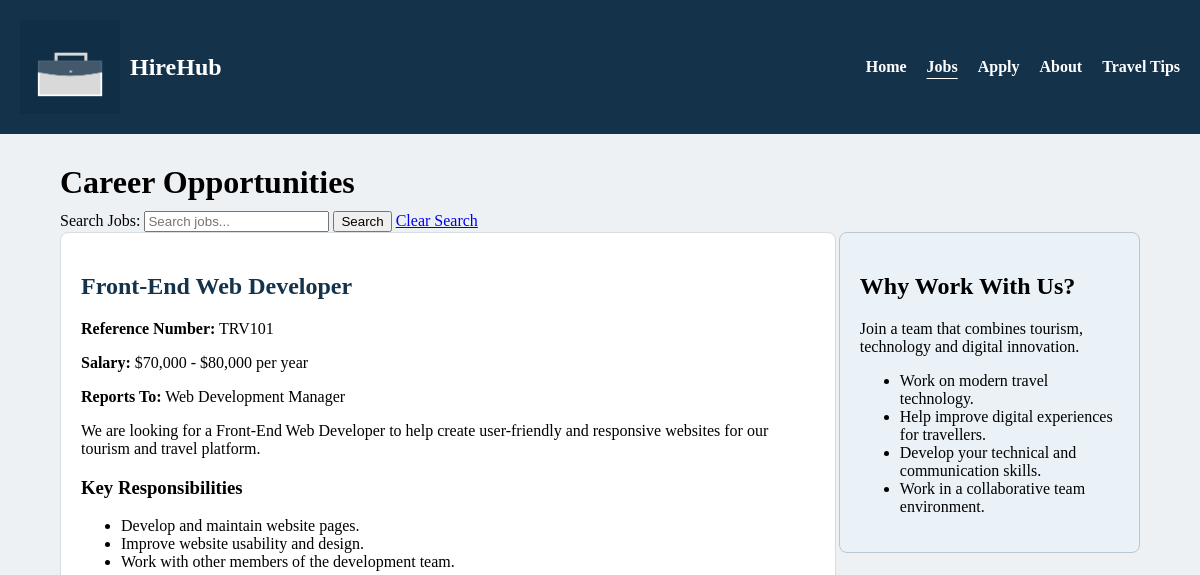
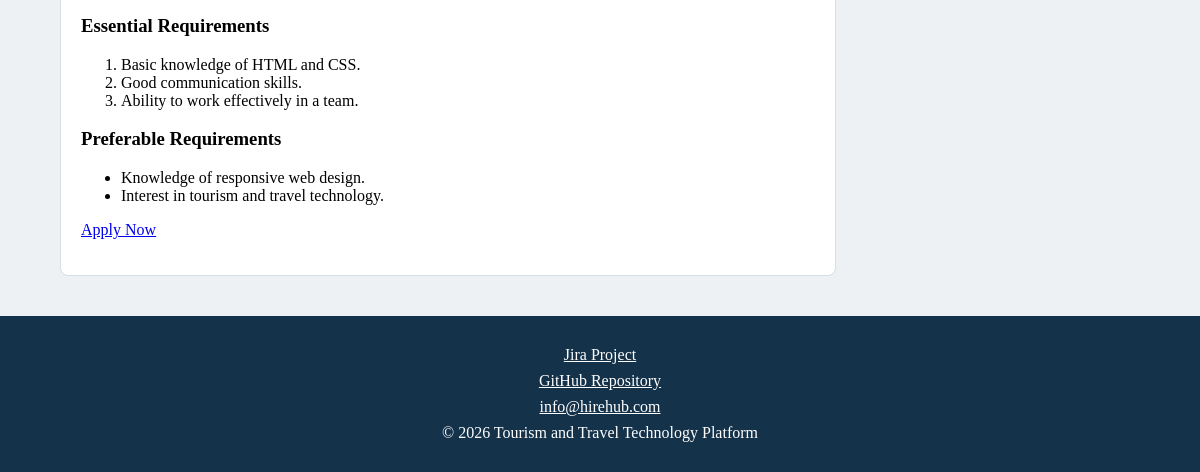
Before: /jobs.php with the older database file (2 pictures, top to bottom).
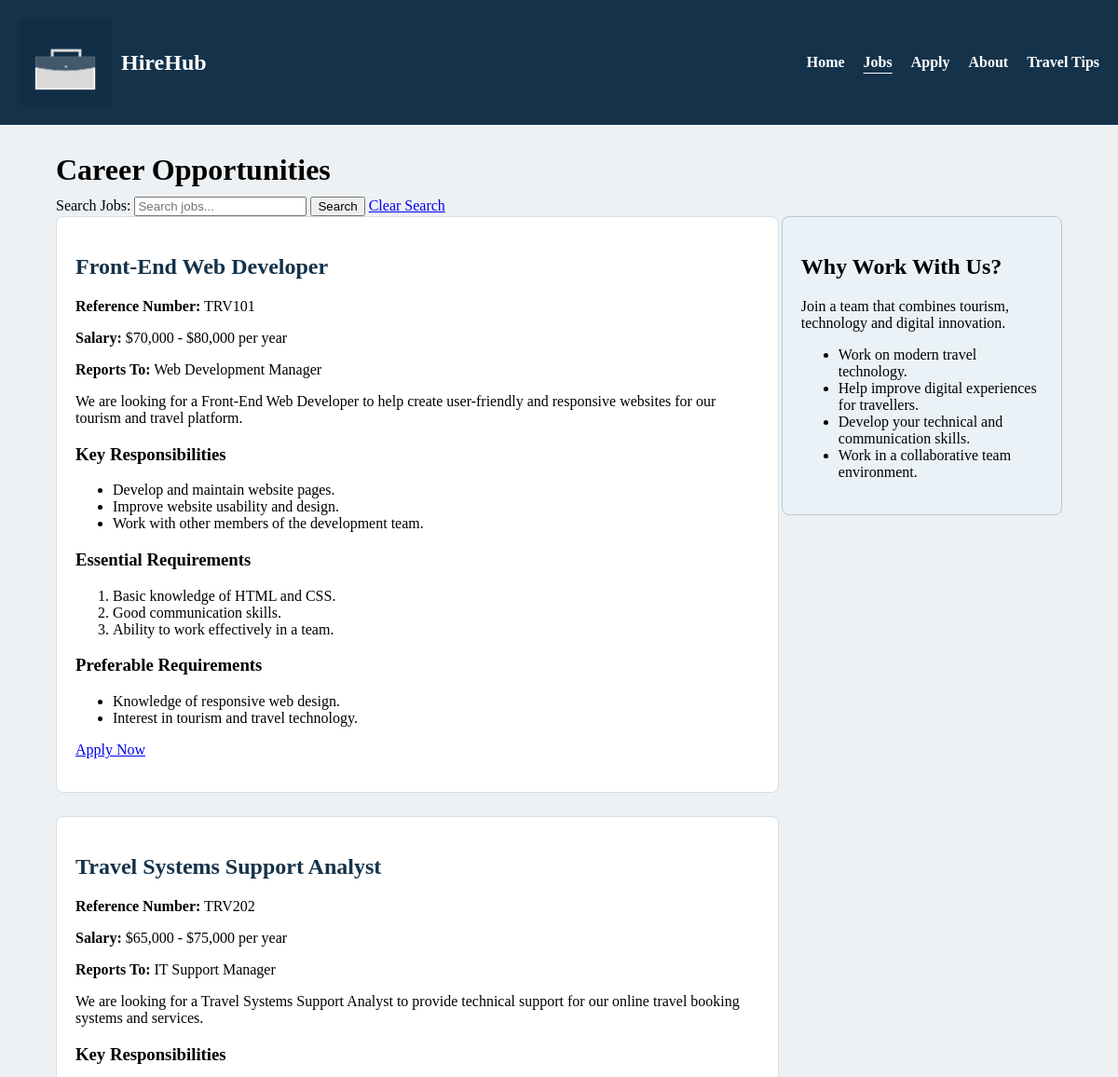
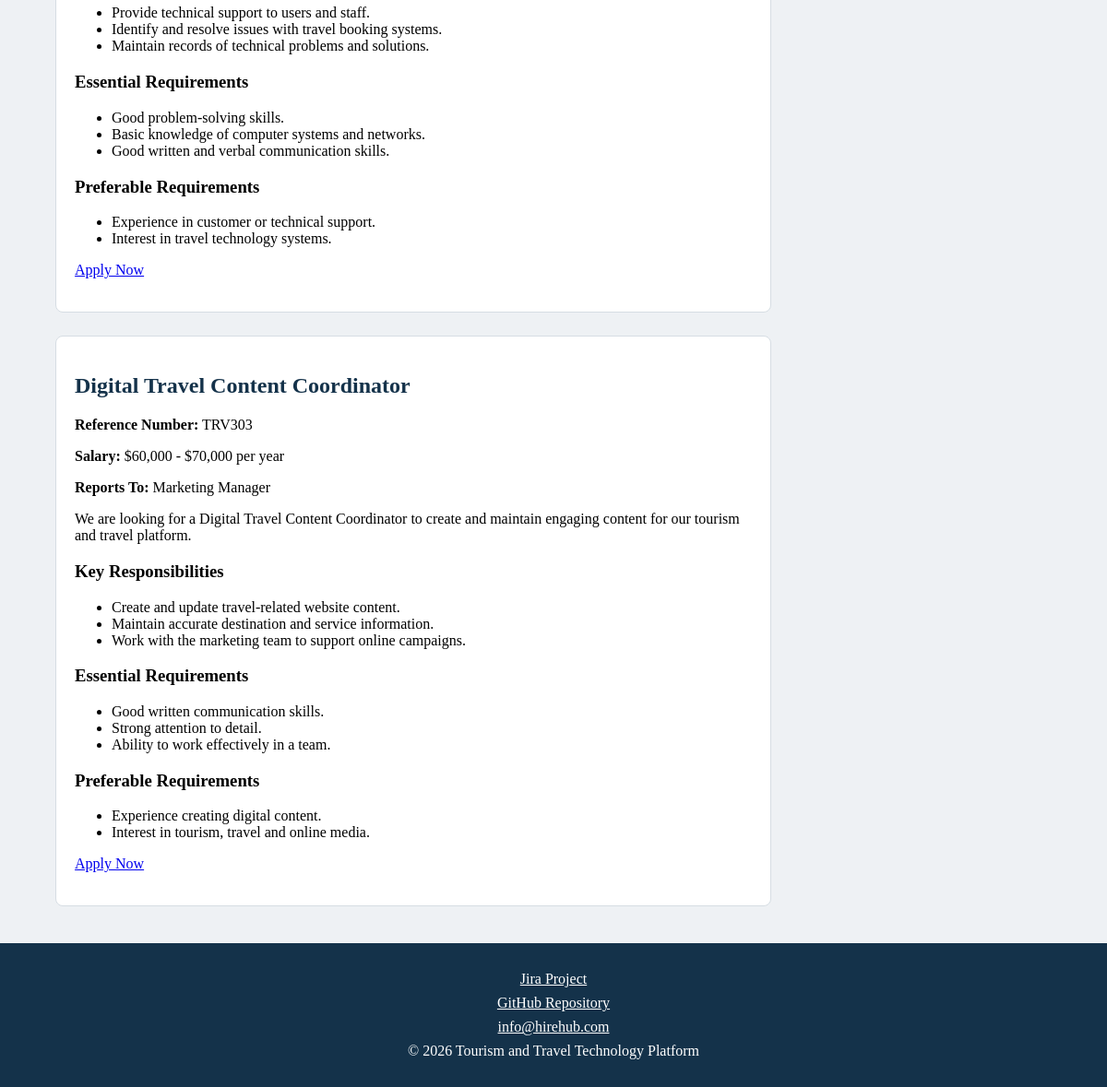
After: the same page with the newer database file (2 pictures, top to bottom).
### tables this page shows
CREATE TABLE IF NOT EXISTS jobs (
    jobRef VARCHAR(6) NOT NULL PRIMARY KEY,
    title VARCHAR(100) NOT NULL,
    salary VARCHAR(100) NOT NULL,
    reportsTo VARCHAR(100) NOT NULL,
    description TEXT NOT NULL,
    responsibilities TEXT NOT NULL,
    essentialRequirements TEXT NOT NULL,
    preferableRequirements TEXT NOT NULL
);

### jobs.php (the view, shortened to what this page needs)
<?php
require_once 'settings.php';
$conn = @mysqli_connect($host, $user, $pwd, $sql_db);
$search = trim($_GET['search'] ?? '');
if ($search !== '') {
    $query = "SELECT * FROM jobs
              WHERE title LIKE ?
              OR jobRef LIKE ?
              OR description LIKE ?
              ORDER BY jobRef";
    $stmt = mysqli_prepare($conn, $query);
    $searchTerm = '%' . $search . '%';
    mysqli_stmt_bind_param($stmt, "sss", $searchTerm, $searchTerm, $searchTerm);
    mysqli_stmt_execute($stmt);
    $result = mysqli_stmt_get_result($stmt);
} else {
    $query = "SELECT * FROM jobs ORDER BY jobRef";
    $result = mysqli_query($conn, $query);
}
$jobs = mysqli_fetch_all($result, MYSQLI_ASSOC);
function displayJobText($text) {
    return htmlspecialchars($text, ENT_QUOTES, 'UTF-8');
}
function displayJobList($text) {
    $items = preg_split('/\r\n|\r|\n/', $text);
    foreach ($items as $item) {
        $item = trim($item);
        if ($item !== '') {
            echo '<li>' . displayJobText($item) . '</li>';
        }
    }
}
$body_class = "jobs-page";
include 'header.inc';
?>
    <main>
        <h1 class="page-title">Career Opportunities</h1>
        <form action="jobs.php" method="get">
    <label for="search">Search Jobs:</label>
    <input
        type="text"
        id="search"
        name="search"
        placeholder="Search jobs..."
        value="<?php echo displayJobText($search); ?>"
    >
    <button type="submit">Search</button>
    <a href="jobs.php">Clear Search</a>
</form>
        <aside>
            <h2>Why Work With Us?</h2>
            <p>
                Join a team that combines tourism, technology and digital innovation.
            </p>
            <ul>
                <li>Work on modern travel technology.</li>
                <li>Help improve digital experiences for travellers.</li>
                <li>Develop your technical and communication skills.</li>
                <li>Work in a collaborative team environment.</li>
            </ul>
        </aside>
        <?php if (empty($jobs)): ?>
    <section>
        <h2>No Current Vacancies</h2>
        <p>There are currently no job opportunities available. Please check back later.</p>
    </section>
        <?php else: ?>
            <?php foreach ($jobs as $job): ?>
                <section>
                    <h2><?php echo displayJobText($job['title']); ?></h2>
                    <p>
                        <strong>Reference Number:</strong>
                        <?php echo displayJobText($job['jobRef']); ?>
                    </p>
                    <p>
                        <strong>Salary:</strong>
                        <?php echo displayJobText($job['salary']); ?>
                    </p>
                    <p>
                        <strong>Reports To:</strong>
                        <?php echo displayJobText($job['reportsTo']); ?>
                    </p>
                    <p>
                        <?php echo displayJobText($job['description']); ?>
                    </p>
                    <h3>Key Responsibilities</h3>
                    <ul>
                        <?php displayJobList($job['responsibilities']); ?>
                    </ul>
                    <h3>Essential Requirements</h3>
                    <?php if ($job['jobRef'] === 'TRV101'): ?>
                        <ol>
                        </ol>
                    <?php else: ?>
                        <ul>
                        </ul>
                    <?php endif; ?>
                    <h3>Preferable Requirements</h3>
                    <ul>
                    </ul>
                    <p>
    <a href="apply.php?job=<?php echo urlencode($job['jobRef']); ?>"
       class="apply-button">
        Apply Now
    </a>
</p>
                </section>
            <?php endforeach; ?>
        <?php endif; ?>
    </main>
<?php include 'footer.inc'; ?>

### header.inc (shortened to what this page needs)
<!DOCTYPE html>
<html lang="en">
<head>
    <link rel="stylesheet" href="styles/styles.css">
</head>
<body class="<?php echo htmlspecialchars($body_class ?? ''); ?>">
<header aria-label="Site header">
    <a href="index.php" class="brand">
        <img src="images/Logo.png" alt="HireHub Logo" width="100">
        <span>HireHub</span>
    </a>
    <?php include 'nav.inc'; ?>
</header>

### nav.inc
<?php
$current = basename($_SERVER['PHP_SELF']);
?>
<nav aria-label="Main navigation">
  <ul>
    <li><a href="index.php" <?php if ($current == 'index.php') echo 'class="active" aria-current="page"'; ?>>Home</a></li>
    <li><a href="jobs.php" <?php if ($current == 'jobs.php') echo 'class="active" aria-current="page"'; ?>>Jobs</a></li>
    <li><a href="apply.php" <?php if ($current == 'apply.php') echo 'class="active" aria-current="page"'; ?>>Apply</a></li>
    <li><a href="about.php" <?php if ($current == 'about.php') echo 'class="active" aria-current="page"'; ?>>About</a></li>
    <li><a href="tips.php" <?php if ($current == 'tips.php') echo 'class="active" aria-current="page"'; ?>>Travel Tips</a></li>
  </ul>
</nav>

### footer.inc (shortened to what this page needs)
<footer aria-label="Site footer">
    <p><a href="https://studentteam2.atlassian.net/browse/G2">Jira Project</a></p>
    <p><a href="https://github.com/Priyankha-Sakthivel/Applied-Web-Project-Part-2">GitHub Repository</a></p>
    <p><a href="mailto:info@hirehub.com">info@hirehub.com</a></p>
    <p>&copy; 2026 Tourism and Travel Technology Platform</p>
</footer>
</body>
</html>

### styles/styles.css (style rules this page uses)
html { background-color: #eef1f4; }
body { margin: 0; min-height: 100vh; }
body { animation: fadeIn 0.35s ease-in; }
header { background-color: #14324a; color: white; padding: 20px; display: flex; align-items: center; justify-content: space-between; }
header img { width: 100px; height: auto; }
header .brand { display: flex; align-items: center; gap: 10px; color: white; text-decoration: none; font-size: 1.5rem; font-weight: bold; }
nav ul { list-style: none; padding: 0; margin: 0; display: flex; gap: 20px; }
nav a { color: white; text-decoration: none; font-weight: bold; }
footer { background-color: #14324a; color: white; text-align: center; padding: 30px 20px; margin-top: 40px; }
footer a { color: white; }
footer p { margin: 0 0 8px; }
footer p:last-child { margin-bottom: 0; }
nav a.active { color: #ffffff; font-weight: 700; text-decoration: underline; text-underline-offset: 6px; }
.jobs-page main { width: 90%; margin: 30px auto; }
.jobs-page section { width: 68%; background-color: white; padding: 20px; margin-bottom: 25px; border: 1px solid #d6dde3; border-radius: 8px; }
.jobs-page section h2 { color: #14324a; }
.jobs-page aside { width: 24%; float: right; background-color: #eaf2f7; padding: 20px; margin: 0 0 20px 20px; border: 1px solid #b8c7d1; border-radius: 8px; }
.page-title { margin-bottom: 10px; }

Changed rows visible on the page:
added jobs: title "Travel Systems Support Analyst", jobRef "TRV202", salary "$65,000 - $75,000 per year", reportsTo "IT Support Manager", description "We are looking for a Travel Systems Support Analyst to provide technical support for our online travel booking systems and services.", responsibilities "Provide technical support to users and staff.", responsibilities "Identify and resolve issues with travel booking systems.", responsibilities "Maintain records of technical problems and solutions.", essentialRequirements "Good problem-solving skills.", essentialRequirements "Basic knowledge of computer systems and networks.", essentialRequirements "Good written and verbal communication skills.", preferableRequirements "Experience in customer or technical support.", preferableRequirements "Interest in travel technology systems."
added jobs: title "Digital Travel Content Coordinator", jobRef "TRV303", salary "$60,000 - $70,000 per year", reportsTo "Marketing Manager", description "We are looking for a Digital Travel Content Coordinator to create and maintain engaging content for our tourism and travel platform.", responsibilities "Create and update travel-related website content.", responsibilities "Maintain accurate destination and service information.", responsibilities "Work with the marketing team to support online campaigns.", essentialRequirements "Good written communication skills.", essentialRequirements "Strong attention to detail.", essentialRequirements "Ability to work effectively in a team.", preferableRequirements "Experience creating digital content.", preferableRequirements "Interest in tourism, travel and online media."
